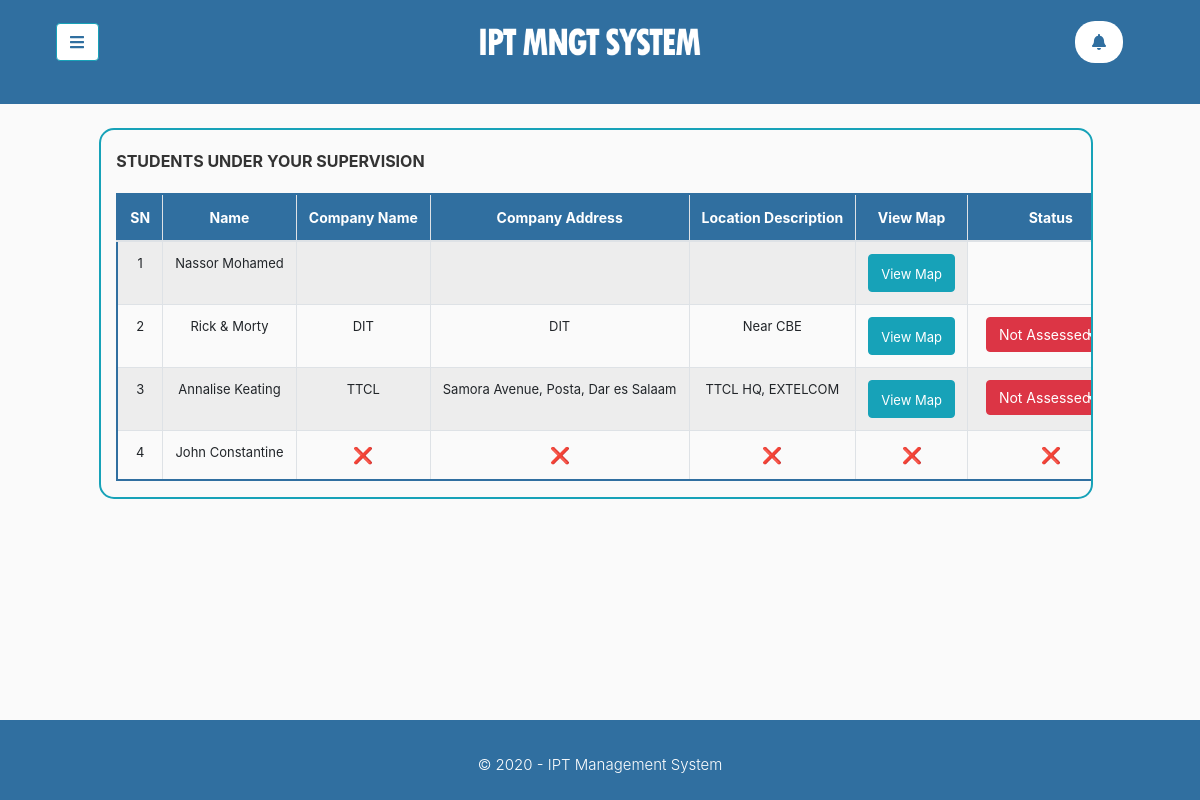
Screenshot of /Institute_Supervisor/pages/locate_students.php (signed in) with the database file from the repository.
### tables this page shows
CREATE TABLE `student_location_info` (
  `location_id` int(11) NOT NULL,
  `starting_date` varchar(255) DEFAULT NULL,
  `ending_date` varchar(255) DEFAULT NULL,
  `CompanyName` varchar(255) DEFAULT NULL,
  `CompanyAddress` varchar(255) DEFAULT NULL,
  `indSup_name` varchar(255) DEFAULT NULL,
  `indSup_phoneNumber` varchar(255) DEFAULT NULL,
  `LocationDescription` text DEFAULT NULL,
  `locationCoord` varchar(255) DEFAULT NULL,
  `studentID` int(11) DEFAULT NULL,
  `test_location` varchar(255) DEFAULT NULL,
  `institute_supervision_status` int(11) DEFAULT NULL
);

CREATE TABLE `student_info` (
  `StudentID` int(11) NOT NULL,
  `FirstName` varchar(11) DEFAULT NULL,
  `LastName` varchar(11) DEFAULT NULL,
  `RegistrationNumber` varchar(15) DEFAULT NULL,
  `course` varchar(11) DEFAULT NULL,
  `EmailAddress` varchar(255) DEFAULT NULL,
  `PhoneNumber` int(255) DEFAULT NULL,
  `StudentPassword` varchar(255) DEFAULT NULL,
  `ProfilePicture` varchar(255) DEFAULT NULL,
  `ipt_weeks` int(11) DEFAULT NULL,
  `year_of_study` int(11) DEFAULT NULL
);

### Institute_Supervisor/pages/location_list.php (the view, shortened to what this page needs)
<?php
                        $get_specific_week = "SELECT * FROM student_location_info WHERE studentID = '$loop3'";
                        $run_query = $conn -> query ($get_specific_week);
                        $run_res = $run_query -> fetch_assoc();
                        $res_num = mysqli_num_rows($run_query);
                        if ($res_num == 0){
                            echo "
                            <tr>
                            <td>".$loop3."</td>
                            <td>".$student_row['FirstName']." ".$student_row['LastName']."</td>
                            <td><span style='font-weight:bold; font-size:16px; color:red;'>  &#x274C; </span></td>
                            <td><span style='font-weight:bold; font-size:16px; color:red;'>  &#x274C; </span></td>
                            <td><span style='font-weight:bold; font-size:16px; color:red;'>  &#x274C; </span></td>
                            <td><span style='font-weight:bold; font-size:16px; color:red;'>  &#x274C; </span></td>
                            <td><span style='font-weight:bold; font-size:16px; color:red;'>  &#x274C; </span></td>
                            </tr>
                            ";
                        }
                        if ($res_num == 1) {
                        echo "
                        <tr>
                            <td>".$loop3."</td>
                            <td>".$student_row['FirstName']." ".$student_row['LastName']."</td>
                            <td>".$run_res['CompanyName']."</td>
                            <td>".$run_res['CompanyAddress']."</td>
                            <td>".$run_res['LocationDescription']."</td>
                            <td><button class='btn btn-info' onclick=\"img_clicked(".$run_res['locationCoord'].")\"> <span style='font-size:13px;'> View Map </span></button></td>";
                        if ($run_res['institute_supervision_status'] == '0'){
                            echo "
                            <td>
                            <div class='dropdown'>
                                    <button class='btn btn-danger dropdown-toggle btn".$loop3." col-11' type='button' id='dropdownMenuButton' data-toggle='dropdown' aria-haspopup='true' aria-expanded='false'>
                                    <span id='btn_txt' class='done_txt".$loop3." float-left mr-4' name='done_txt?".$loop3."'> Not Assessed</span>
                                    </button>
                                    <div class='dropdown-menu' aria-labelledby='dropdownMenuButton' id='btn".$loop3."'>
                                    <a class='dropdown-item' href='?".$loop3."'><span id='btn_txt'>Assessed</span></a>
                                    </div>
                            </div>
                            </td>
                            </tr>
                            ";
                        }
                        }
                    ?>
                            </div>
                        </div>
                    </div>
                </div>

### Institute_Supervisor/pages/locate_students.php (shortened to what this page needs)
<?php
    include '../phpIncludes/header.php';
    $current_supervisor = $_SESSION ['InstituteSup_ID'];
    $supervision_query = "SELECT * FROM supervision_info WHERE institute_supervisor_ID = '$current_supervisor'";
    $run_supervision = $conn -> query ($supervision_query);
    $students_supervised = mysqli_num_rows($run_supervision);
    echo "
    <div class='' id='content'>
            <div class='container-fluid'>
            <div class='row pr-2'>
                    <div class='col-lg-12 col-12 ml-auto mr-auto mt-4' >
                        <div class='row''>
                            <div class='col-lg-10 col-12 table-responsive ml-auto mr-auto' style='border: 2px solid #17A2B8; border-radius: 15px;' id='page_content'>
                               <p class='mt-3'><span style='font-size:16px; color:#333333; font-weight:bold;'> STUDENTS UNDER YOUR SUPERVISION <span></p>
                                <table class='table table-hover text-nowrap table-bordered table-striped text-center mt-2' style='border: 2px solid #306FA0; font-size: 13px; border-radius: 20px;' onload=\"myFunction()\">
                  <thead style='background-color: #306FA0; color:white;'>
                    <tr>
                      <th><span id='hd_txt'>SN</span></th>
                      <th><span id='hd_txt'>Name</span></th>
                      <th><span id='hd_txt'>Company Name</span></th>
                      <th><span id='hd_txt'>Company Address</span></th>
                      <th><span id='hd_txt'>Location Description</span></th>
                      <th><span id='hd_txt'>View Map</span></th>
                      <th><span id='hd_txt'>Status</span></th>
                    </tr>
                  </thead>
                   <tbody>
    ";
    $loop3 = 1;
    while ($loop3 <= $students_supervised){
        $supervision_query2 = "SELECT * FROM supervision_info WHERE institute_supervisor_ID = '$current_supervisor' AND studentID = '$loop3'";
        $run_supervision2 = $conn -> query ($supervision_query2);
        $students_supervised2 = mysqli_num_rows($run_supervision2);
        if ($students_supervised2 != 0){
            $current_userID = $loop3;
            $sql_student = "SELECT * FROM student_info WHERE StudentID = '$current_userID'";
            $run2 = $conn -> query($sql_student);
            $student_row = $run2 -> fetch_assoc();
                include 'location_list.php';
    }
        $loop3 = $loop3 + 1;
    }
?>
<?php
    include '../phpIncludes/footer2.php';
?>

### Institute_Supervisor/styles/sidebar.css (style rules this page uses)
body { background: #fafafa; }
p { font-size: 1.1em; font-weight: 300; line-height: 1.7em; color: #999; }
.dropdown-toggle::after { display: block; position: absolute; top: 50%; right: 20px; transform: translateY(-50%); }

### Institute_Supervisor/pages/location_list.php (style rules this page uses)
.table { border: 0.5px solid #000000; }
#btn_txt { font-size: 14px; }
#hd_txt { font-size: 14px; }

### rows the page displays
student_location_info: loop3 "1", studentID.FirstName "Nassor", studentID.LastName "Mohamed"
student_info: FirstName "Rick", LastName "& Morty"
student_location_info: CompanyName "DIT", CompanyAddress "DIT", LocationDescription "Near CBE"
student_info: FirstName "Annalise", LastName "Keating"
student_location_info: CompanyName "TTCL", CompanyAddress "Samora Avenue, Posta, Dar es Salaam", LocationDescription "TTCL HQ, EXTELCOM"
student_info: loop3 "4", FirstName "John", LastName "Constantine"

### other values shown
$loop3 "2"
$loop3 "3"
